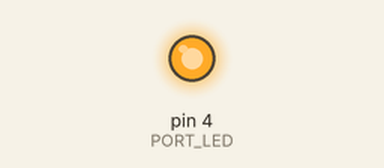
Simulated run of this sketch. Board: Arduino Uno, built with avr-gcc and run on an emulated ATmega328P. Parts: output pins drawn as LEDs (lit = HIGH).

Above: at 0.5 s.
At 4.2 s:
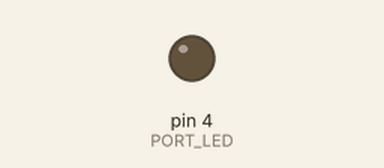
Timing chart, 0 to 6.5 s (numbered marks = the images above):
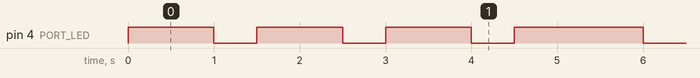

Measured:
- by itself, pin 4 (PORT_LED): repeats every 5.0 s: 2 × (LOW 0.50 s, HIGH 1.0 s), LOW 0.50 s, HIGH 1.5 s
- by itself, everything shown: repeats every 5.0 s, in 6 steps

The sketch:

ExerciceTableau1.ino
```cpp
// (licence header left out)
#include "constantes.h"
int i=0;
int motif[10];

void setup() {
  pinMode(PORT_LED, OUTPUT);
  Serial.begin(9600);//Initialise le port série (pour l'affichage dans la fenêtre Moniteur)
  motif[0] = 1;
  motif[1] = 1;
  motif[2] = 0;
  motif[3] = 1;
  motif[4] = 1;
  motif[5] = 0;
  motif[6] = 1;
  motif[7] = 1;
  motif[8] = 0;
  motif[9] = 1;
}
void loop() {
  if(i > 9) {i = 0;}
  if(motif[i] == 1){
    digitalWrite(PORT_LED, ALLUME);   // Allume la LED
    delay(DUREE_BASE_ALLUME);
  }
  else{
    digitalWrite(PORT_LED, ETEINT);    // Eteint la LED
  delay(DUREE_BASE_ETEINT);
  }
  i++;
}
```

constantes.h
```cpp
/* Principaux réglages (fichier constantes.h) */

#define PORT_LED 4
#define ALLUME 1
#define ETEINT 0
#define DUREE_BASE_ALLUME 500
#define DUREE_BASE_ETEINT 500
```
